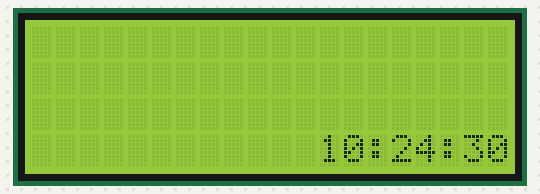
A sketch run on a simulated Arduino Uno, built with avr-gcc and run on an emulated ATmega328P. Parts: 20×4 character LCD. The local clock reads 2024-03-15 10:24:30 at power-on unless the sketch sets it.

Above: at 0.1 s.
At 4.2 s:
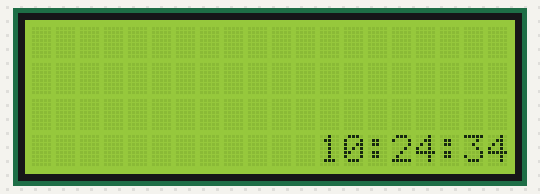
At 11.2 s:
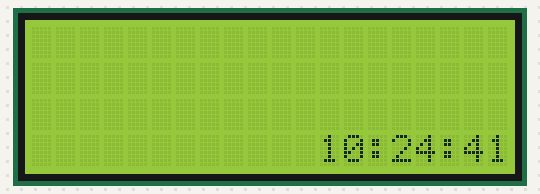
At 19.3 s:
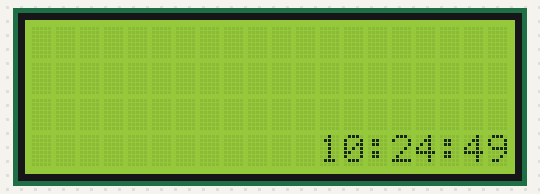
At 29.4 s:
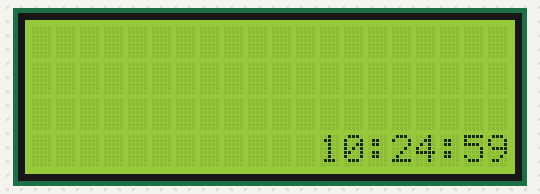
At 38.5 s:
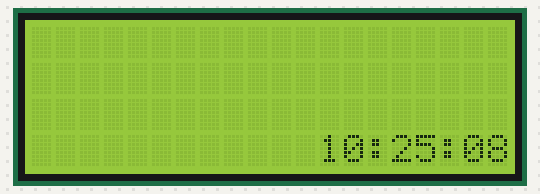

Measured:
- what the display in image 1 shows lasts 1.0 s, from 4.1 s to 5.1 s

The sketch:

clock_with_lcd.ino
```cpp
#include <DS3231.h>
#include <Wire.h>
#include <LiquidCrystal_I2C.h>

LiquidCrystal_I2C lcd(0x27,20,4);  // set the LCD address to 0x27 for a 16 chars and 2 line display
DS3231  rtc(A4, A5);

void setup()
{

  rtc.begin();
  lcd.init();                      // initialize the lcd
  lcd.backlight();
}

void loop()
{
  lcd.setCursor(12,3);
  lcd.print(rtc.getTimeStr());
  delay (1000);
}
```
